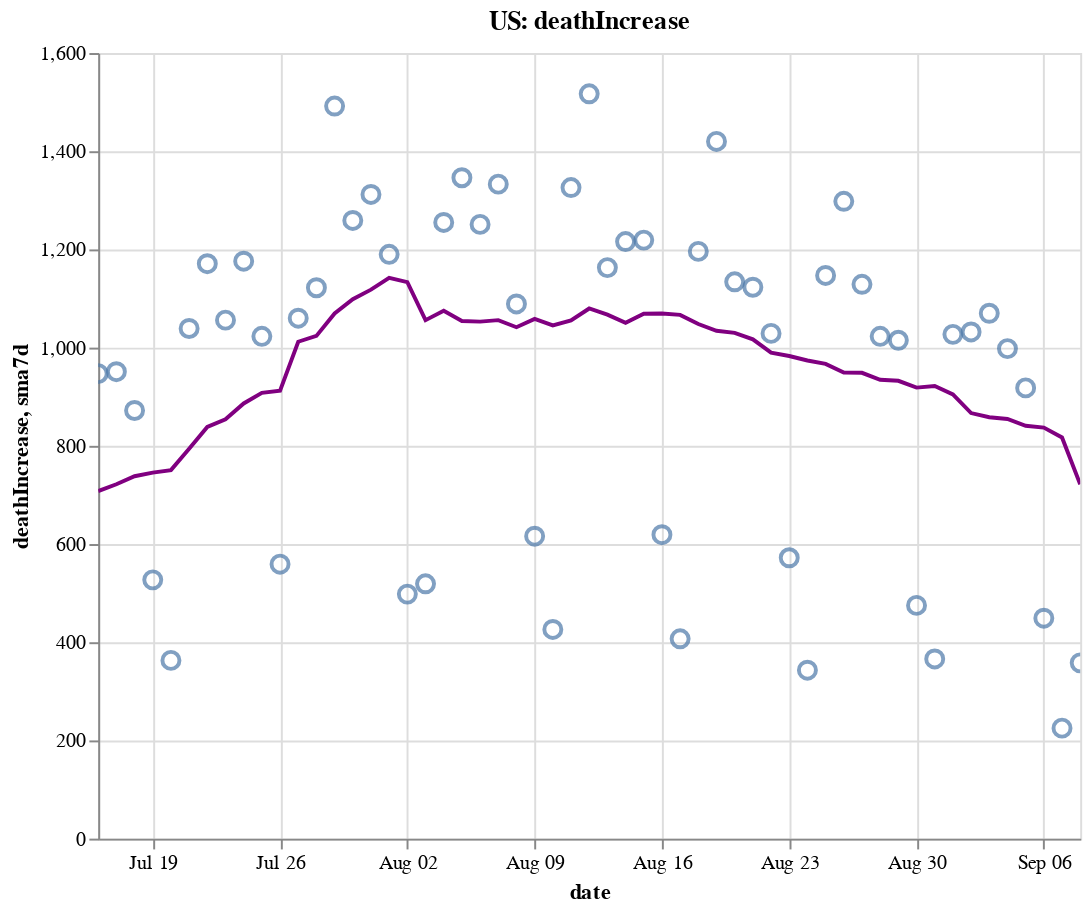

Write notebook code for a chart like this one.
### Code cell
create_plot(us, 'deathIncrease')

### Figure 1 — Vega-Lite specification as saved in the notebook (floating-point values rounded to 4 significant figures)
{"config": {"view": {"continuousWidth": 400, "continuousHeight": 300}}, "layer": [{"layer": [{"mark": {"type": "point", "size": 75}, "encoding": {"tooltip": [{"type": "temporal", "field": "date"}, {"type": "quantitative", "field": "deathIncrease"}, {"type": "quantitative", "field": "sma7d"}], "x": {"type": "temporal", "field": "date"}, "y": {"type": "quantitative", "field": "deathIncrease"}}, "selection": {"selector006": {"type": "interval", "bind": "scales", "encodings": ["x", "y"]}}}, {"mark": {"type": "line", "color": "purple"}, "encoding": {"x": {"type": "temporal", "field": "date"}, "y": {"type": "quantitative", "field": "sma7d"}}}]}, {"mark": {"type": "rule", "color": "#aaa"}, "encoding": {"x": {"type": "temporal", "field": "date"}}, "transform": [{"filter": {"selection": "selector005"}}]}, {"mark": "circle", "encoding": {"opacity": {"condition": {"value": 1, "selection": "selector005"}, "value": 0}, "tooltip": [{"type": "temporal", "field": "date"}, {"type": "quantitative", "field": "deathIncrease"}, {"type": "quantitative", "field": "sma7d"}], "x": {"type": "temporal", "field": "date"}, "y": {"type": "quantitative", "field": "deathIncrease"}}, "selection": {"selector005": {"type": "single", "encodings": ["x"], "on": "mouseover", "nearest": true, "empty": "none"}}}, {"mark": {"type": "text", "align": "left", "dx": 5, "dy": -5, "stroke": "white", "strokeWidth": 2}, "encoding": {"text": {"type": "quantitative", "field": "deathIncrease"}, "tooltip": [{"type": "temporal", "field": "date"}, {"type": "quantitative", "field": "deathIncrease"}, {"type": "quantitative", "field": "sma7d"}], "x": {"type": "temporal", "field": "date"}, "y": {"type": "quantitative", "field": "deathIncrease"}}, "transform": [{"filter": {"selection": "selector005"}}]}, {"mark": {"type": "text", "align": "left", "dx": 5, "dy": -5}, "encoding": {"text": {"type": "quantitative", "field": "deathIncrease"}, "tooltip": [{"type": "temporal", "field": "date"}, {"type": "quantitative", "field": "deathIncrease"}, {"type": "quantitative", "field": "sma7d"}], "x": {"type": "temporal", "field": "date"}, "y": {"type": "quantitative", "field": "deathIncrease"}}, "transform": [{"filter": {"selection": "selector005"}}]}], "data": {"name": "data-3f4989b2bff0dc05659a6bdf3eabdeed"}, "height": 400, "title": "US: deathIncrease", "width": 500, "$schema": "https://vega.github.io/schema/vega-lite/v4.8.1.json", "datasets": {"data-3f4989b2bff0dc05659a6bdf3eabdeed": [{"date": "2020-07-16T00:00:00", "totalTestResultsIncrease": 832400.0, "positiveIncrease": 71040.0, "death": 130400.0, "deathIncrease": 947.0, "positiveRate": 0.085, "state": "US", "sma7d": 707.9}, {"date": "2020-07-17T00:00:00", "totalTestResultsIncrease": 839300.0, "positiveIncrease": 76840.0, "death": 131300.0, "deathIncrease": 951.0, "positiveRate": 0.092, "state": "US", "sma7d": 721.7}, {"date": "2020-07-18T00:00:00", "totalTestResultsIncrease": 763600.0, "positiveIncrease": 64950.0, "death": 132200.0, "deathIncrease": 872.0, "positiveRate": 0.085, "state": "US", "sma7d": 738.1}, {"date": "2020-07-19T00:00:00", "totalTestResultsIncrease": 786700.0, "positiveIncrease": 64260.0, "death": 132700.0, "deathIncrease": 527.0, "positiveRate": 0.082, "state": "US", "sma7d": 745.4}, {"date": "2020-07-20T00:00:00", "totalTestResultsIncrease": 712400.0, "positiveIncrease": 57040.0, "death": 133100.0, "deathIncrease": 363.0, "positiveRate": 0.08, "state": "US", "sma7d": 750.6}, {"date": "2020-07-21T00:00:00", "totalTestResultsIncrease": 754900.0, "positiveIncrease": 63930.0, "death": 134100.0, "deathIncrease": 1039.0, "positiveRate": 0.085, "state": "US", "sma7d": 793.9}, {"date": "2020-07-22T00:00:00", "totalTestResultsIncrease": 801600.0, "positiveIncrease": 69330.0, "death": 135300.0, "deathIncrease": 1171.0, "positiveRate": 0.086, "state": "US", "sma7d": 838.6}, {"date": "2020-07-23T00:00:00", "totalTestResultsIncrease": 845900.0, "positiveIncrease": 71550.0, "death": 136400.0, "deathIncrease": 1056.0, "positiveRate": 0.085, "state": "US", "sma7d": 854.1}, {"date": "2020-07-24T00:00:00", "totalTestResultsIncrease": 933600.0, "positiveIncrease": 75240.0, "death": 137500.0, "deathIncrease": 1176.0, "positiveRate": 0.081, "state": "US", "sma7d": 886.3}, {"date": "2020-07-25T00:00:00", "totalTestResultsIncrease": 791000.0, "positiveIncrease": 64740.0, "death": 138500.0, "deathIncrease": 1023.0, "positiveRate": 0.082, "state": "US", "sma7d": 907.9}, {"date": "2020-07-26T00:00:00", "totalTestResultsIncrease": 851100.0, "positiveIncrease": 61000.0, "death": 139100.0, "deathIncrease": 559.0, "positiveRate": 0.072, "state": "US", "sma7d": 912.4}, {"date": "2020-07-27T00:00:00", "totalTestResultsIncrease": 762700.0, "positiveIncrease": 55330.0, "death": 140200.0, "deathIncrease": 1060.0, "positiveRate": 0.073, "state": "US", "sma7d": 1012.0}, {"date": "2020-07-28T00:00:00", "totalTestResultsIncrease": 738100.0, "positiveIncrease": 56450.0, "death": 141300.0, "deathIncrease": 1122.0, "positiveRate": 0.076, "state": "US", "sma7d": 1024.0}, {"date": "2020-07-29T00:00:00", "totalTestResultsIncrease": 864500.0, "positiveIncrease": 66960.0, "death": 142800.0, "deathIncrease": 1492.0, "positiveRate": 0.077, "state": "US", "sma7d": 1070.0}, {"date": "2020-07-30T00:00:00", "totalTestResultsIncrease": 814700.0, "positiveIncrease": 69420.0, "death": 144000.0, "deathIncrease": 1259.0, "positiveRate": 0.085, "state": "US", "sma7d": 1099.0}, {"date": "2020-07-31T00:00:00", "totalTestResultsIncrease": 731900.0, "positiveIncrease": 67620.0, "death": 145400.0, "deathIncrease": 1312.0, "positiveRate": 0.092, "state": "US", "sma7d": 1118.0}, {"date": "2020-08-01T00:00:00", "totalTestResultsIncrease": 745700.0, "positiveIncrease": 61100.0, "death": 146500.0, "deathIncrease": 1190.0, "positiveRate": 0.082, "state": "US", "sma7d": 1142.0}, {"date": "2020-08-02T00:00:00", "totalTestResultsIncrease": 699500.0, "positiveIncrease": 46760.0, "death": 147000.0, "deathIncrease": 498.0, "positiveRate": 0.067, "state": "US", "sma7d": 1133.0}, {"date": "2020-08-03T00:00:00", "totalTestResultsIncrease": 745100.0, "positiveIncrease": 49770.0, "death": 147600.0, "deathIncrease": 519.0, "positiveRate": 0.067, "state": "US", "sma7d": 1056.0}, {"date": "2020-08-04T00:00:00", "totalTestResultsIncrease": 717100.0, "positiveIncrease": 51860.0, "death": 148800.0, "deathIncrease": 1255.0, "positiveRate": 0.072, "state": "US", "sma7d": 1075.0}, {"date": "2020-08-05T00:00:00", "totalTestResultsIncrease": 699600.0, "positiveIncrease": 52330.0, "death": 150200.0, "deathIncrease": 1346.0, "positiveRate": 0.075, "state": "US", "sma7d": 1054.0}, {"date": "2020-08-06T00:00:00", "totalTestResultsIncrease": 766600.0, "positiveIncrease": 54180.0, "death": 151400.0, "deathIncrease": 1251.0, "positiveRate": 0.071, "state": "US", "sma7d": 1053.0}, {"date": "2020-08-07T00:00:00", "totalTestResultsIncrease": 785400.0, "positiveIncrease": 61350.0, "death": 152700.0, "deathIncrease": 1333.0, "positiveRate": 0.078, "state": "US", "sma7d": 1056.0}, {"date": "2020-08-08T00:00:00", "totalTestResultsIncrease": 683400.0, "positiveIncrease": 53710.0, "death": 153800.0, "deathIncrease": 1089.0, "positiveRate": 0.079, "state": "US", "sma7d": 1042.0}, {"date": "2020-08-09T00:00:00", "totalTestResultsIncrease": 724000.0, "positiveIncrease": 50620.0, "death": 154400.0, "deathIncrease": 616.0, "positiveRate": 0.07, "state": "US", "sma7d": 1058.0}, {"date": "2020-08-10T00:00:00", "totalTestResultsIncrease": 740900.0, "positiveIncrease": 42090.0, "death": 154900.0, "deathIncrease": 426.0, "positiveRate": 0.057, "state": "US", "sma7d": 1045.0}, {"date": "2020-08-11T00:00:00", "totalTestResultsIncrease": 760000.0, "positiveIncrease": 55700.0, "death": 156200.0, "deathIncrease": 1326.0, "positiveRate": 0.073, "state": "US", "sma7d": 1055.0}, {"date": "2020-08-12T00:00:00", "totalTestResultsIncrease": 500200.0, "positiveIncrease": 56130.0, "death": 157700.0, "deathIncrease": 1517.0, "positiveRate": 0.112, "state": "US", "sma7d": 1080.0}, {"date": "2020-08-13T00:00:00", "totalTestResultsIncrease": 900300.0, "positiveIncrease": 51760.0, "death": 158900.0, "deathIncrease": 1163.0, "positiveRate": 0.057, "state": "US", "sma7d": 1067.0}, {"date": "2020-08-14T00:00:00", "totalTestResultsIncrease": 862300.0, "positiveIncrease": 55640.0, "death": 160100.0, "deathIncrease": 1216.0, "positiveRate": 0.065, "state": "US", "sma7d": 1050.0}, {"date": "2020-08-15T00:00:00", "totalTestResultsIncrease": 756700.0, "positiveIncrease": 56150.0, "death": 161300.0, "deathIncrease": 1219.0, "positiveRate": 0.074, "state": "US", "sma7d": 1069.0}, {"date": "2020-08-16T00:00:00", "totalTestResultsIncrease": 790400.0, "positiveIncrease": 42490.0, "death": 161900.0, "deathIncrease": 619.0, "positiveRate": 0.054, "state": "US", "sma7d": 1069.0}, {"date": "2020-08-17T00:00:00", "totalTestResultsIncrease": 670100.0, "positiveIncrease": 37880.0, "death": 162300.0, "deathIncrease": 407.0, "positiveRate": 0.057, "state": "US", "sma7d": 1067.0}, {"date": "2020-08-18T00:00:00", "totalTestResultsIncrease": 663600.0, "positiveIncrease": 40800.0, "death": 163500.0, "deathIncrease": 1196.0, "positiveRate": 0.061, "state": "US", "sma7d": 1048.0}, {"date": "2020-08-19T00:00:00", "totalTestResultsIncrease": 674000.0, "positiveIncrease": 44950.0, "death": 165000.0, "deathIncrease": 1420.0, "positiveRate": 0.067, "state": "US", "sma7d": 1034.0}, {"date": "2020-08-20T00:00:00", "totalTestResultsIncrease": 703300.0, "positiveIncrease": 43760.0, "death": 166100.0, "deathIncrease": 1134.0, "positiveRate": 0.062, "state": "US", "sma7d": 1030.0}, {"date": "2020-08-21T00:00:00", "totalTestResultsIncrease": 759100.0, "positiveIncrease": 46560.0, "death": 167200.0, "deathIncrease": 1123.0, "positiveRate": 0.061, "state": "US", "sma7d": 1017.0}, {"date": "2020-08-22T00:00:00", "totalTestResultsIncrease": 773800.0, "positiveIncrease": 46240.0, "death": 168200.0, "deathIncrease": 1029.0, "positiveRate": 0.06, "state": "US", "sma7d": 989.7}, {"date": "2020-08-23T00:00:00", "totalTestResultsIncrease": 629500.0, "positiveIncrease": 37570.0, "death": 168800.0, "deathIncrease": 572.0, "positiveRate": 0.06, "state": "US", "sma7d": 983.0}, {"date": "2020-08-24T00:00:00", "totalTestResultsIncrease": 692200.0, "positiveIncrease": 34640.0, "death": 169200.0, "deathIncrease": 343.0, "positiveRate": 0.05, "state": "US", "sma7d": 973.9}, {"date": "2020-08-25T00:00:00", "totalTestResultsIncrease": 645600.0, "positiveIncrease": 36370.0, "death": 170300.0, "deathIncrease": 1147.0, "positiveRate": 0.056, "state": "US", "sma7d": 966.9}, {"date": "2020-08-26T00:00:00", "totalTestResultsIncrease": 655700.0, "positiveIncrease": 44060.0, "death": 171600.0, "deathIncrease": 1298.0, "positiveRate": 0.067, "state": "US", "sma7d": 949.4}, {"date": "2020-08-27T00:00:00", "totalTestResultsIncrease": 751900.0, "positiveIncrease": 43980.0, "death": 172700.0, "deathIncrease": 1129.0, "positiveRate": 0.058, "state": "US", "sma7d": 948.7}, {"date": "2020-08-28T00:00:00", "totalTestResultsIncrease": 783200.0, "positiveIncrease": 46550.0, "death": 173800.0, "deathIncrease": 1023.0, "positiveRate": 0.059, "state": "US", "sma7d": 934.4}, {"date": "2020-08-29T00:00:00", "totalTestResultsIncrease": 775600.0, "positiveIncrease": 44500.0, "death": 174800.0, "deathIncrease": 1015.0, "positiveRate": 0.057, "state": "US", "sma7d": 932.4}, {"date": "2020-08-30T00:00:00", "totalTestResultsIncrease": 746500.0, "positiveIncrease": 39500.0, "death": 175200.0, "deathIncrease": 475.0, "positiveRate": 0.053, "state": "US", "sma7d": 918.6}, {"date": "2020-08-31T00:00:00", "totalTestResultsIncrease": 685600.0, "positiveIncrease": 31410.0, "death": 175600.0, "deathIncrease": 366.0, "positiveRate": 0.046, "state": "US", "sma7d": 921.9}, {"date": "2020-09-01T00:00:00", "totalTestResultsIncrease": 704300.0, "positiveIncrease": 42420.0, "death": 176600.0, "deathIncrease": 1027.0, "positiveRate": 0.06, "state": "US", "sma7d": 904.7}, {"date": "2020-09-02T00:00:00", "totalTestResultsIncrease": 649600.0, "positiveIncrease": 30600.0, "death": 177700.0, "deathIncrease": 1032.0, "positiveRate": 0.047, "state": "US", "sma7d": 866.7}, {"date": "2020-09-03T00:00:00", "totalTestResultsIncrease": 734600.0, "positiveIncrease": 44720.0, "death": 178700.0, "deathIncrease": 1070.0, "positiveRate": 0.061, "state": "US", "sma7d": 858.3}, {"date": "2020-09-04T00:00:00", "totalTestResultsIncrease": 912100.0, "positiveIncrease": 51590.0, "death": 179700.0, "deathIncrease": 998.0, "positiveRate": 0.057, "state": "US", "sma7d": 854.7}, {"date": "2020-09-05T00:00:00", "totalTestResultsIncrease": 819700.0, "positiveIncrease": 44910.0, "death": 180700.0, "deathIncrease": 918.0, "positiveRate": 0.055, "state": "US", "sma7d": 840.9}, {"date": "2020-09-06T00:00:00", "totalTestResultsIncrease": 744300.0, "positiveIncrease": 33120.0, "death": 181100.0, "deathIncrease": 449.0, "positiveRate": 0.044, "state": "US", "sma7d": 837.1}, {"date": "2020-09-07T00:00:00", "totalTestResultsIncrease": 593100.0, "positiveIncrease": 28680.0, "death": 181300.0, "deathIncrease": 225.0, "positiveRate": 0.048, "state": "US", "sma7d": 817.0}, {"date": "2020-09-08T00:00:00", "totalTestResultsIncrease": 510900.0, "positiveIncrease": 22180.0, "death": 181600.0, "deathIncrease": 358.0, "positiveRate": 0.043, "state": "US", "sma7d": 721.4}]}}
